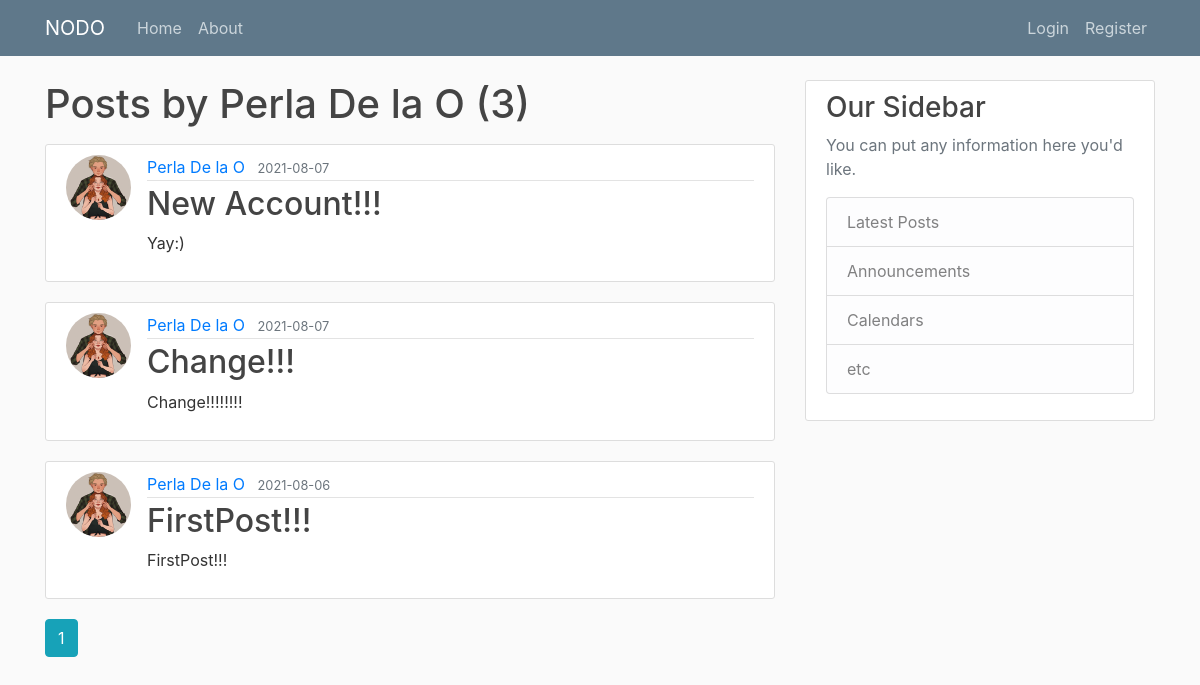
The page /user/80558349 on the database its author committed.
### NODO_web-master/flasksite/models.py (models this page shows, shortened)
class User(db.Model,UserMixin):
    id=db.Column(db.Integer,primary_key=True)
    username = db.Column(db.String(20), unique=True, nullable=False)
    firstName=db.Column(db.String(20), nullable=False)
    lastName=db.Column(db.String(20), nullable=False)
    day=db.Column(db.Integer)
    month=db.Column(db.Integer)
    year=db.Column(db.Integer)
    interest1=db.Column(db.String(50))
    interest2=db.Column(db.String(50))
    interest3=db.Column(db.String(50))
    email=db.Column(db.String(120),unique=True, nullable=False)
    password= db.Column(db.String(60),nullable=False)
    status=db.Column(db.String(20),default="pending")
    image_file=db.Column(db.String(20), nullable=False,default="default.jpg")
    posts=db.relationship('Post',backref='author', lazy=True)

class Post(db.Model):
    id=db.Column(db.Integer,primary_key=True)
    title=db.Column(db.String(100), nullable=False)
    date_posted=db.Column(db.DateTime, nullable=False,default=datetime.utcnow)
    content=db.Column(db.Text, nullable=False)
    user_id=db.Column(db.Integer,db.ForeignKey('user.id'), nullable=False)

### NODO_web-master/flasksite/users/routes.py (the view)
@users.route("/user/<string:username>")
def user_posts(username):
    page = request.args.get('page', 1, type=int)
    user = User.query.filter_by(username=username).first_or_404()
    posts = Post.query.filter_by(author=user) \
        .order_by(Post.date_posted.desc()) \
        .paginate(page=page, per_page=5)
    return render_template('user_posts.html', posts=posts, user=user)

### NODO_web-master/flasksite/templates/user_posts.html
{% extends "layout.html" %}
{% block content %}
    <h1 class="mb-3">Posts by {{ user.firstName + ' ' +user.lastName }} ({{ posts.total }})</h1>
    {% for post in posts.items %}
        <article class="media content-section">
            <img class="rounded-circle article-img" src="{{ url_for('static', filename='profile_pics/' + post.author.image_file) }}">
            <div class="media-body">
                <div class="article-metadata">
                    <a class="mr-2" href="{{ url_for('users.user_posts', username=post.author.username) }}">{{ post.author.firstName + ' '+post.author.lastName }}</a>
                    <small class="text-muted">{{ post.date_posted.strftime('%Y-%m-%d') }}</small>
                </div>
                <h2><a class="article-title" href="{{ url_for('posts.post', post_id=post.id) }}">{{ post.title }}</a></h2>
                <p class="article-content">{{ post.content }}</p>
            </div>
        </article>
    {% endfor %}
    {% for page_num in posts.iter_pages(left_edge=1, right_edge=1, left_current=1, right_current=2) %}
        {% if page_num %}
            {% if posts.page == page_num %}
                <a class="btn btn-info mb-4" href="{{ url_for('users.user_posts', username=user.username, page=page_num) }}">{{ page_num }}</a>
            {% else %}
                <a class="btn btn-outline-info mb-4" href="{{ url_for('users.user_posts', username=user.username, page=page_num) }}">{{ page_num }}</a>
            {% endif %}
        {% else %}
            ...
        {% endif %}
    {% endfor %}
{% endblock content %}

### NODO_web-master/flasksite/static/main.css (style rules this page uses)
body { background: #fafafa; color: #333333; margin-top: 5rem; }
h1, h2, h3, h4, h5, h6 { color: #444444; }
.content-section { background: #ffffff; padding: 10px 20px; border: 1px solid #dddddd; border-radius: 3px; margin-bottom: 20px; }
.article-title { color: #444444; }
.article-content { white-space: pre-line; }
.article-img { height: 65px; width: 65px; margin-right: 16px; }
.article-metadata { padding-bottom: 1px; margin-bottom: 4px; border-bottom: 1px solid #e3e3e3 }

### rows shown on the page
User: firstName+lastName "Perla De la O"
Post: image_file (picture), author "Perla De la O", date_posted "2021-08-07", title "New Account!!!", content "Yay:)"
Post: image_file (picture), author "Perla De la O", date_posted "2021-08-07", title "Change!!!", content "Change!!!!!!!!"
Post: image_file (picture), author "Perla De la O", date_posted "2021-08-06", title "FirstPost!!!", content "FirstPost!!!"

### other values the page prints
{{ posts.total }} "3"
{{ page_num }} "1"
